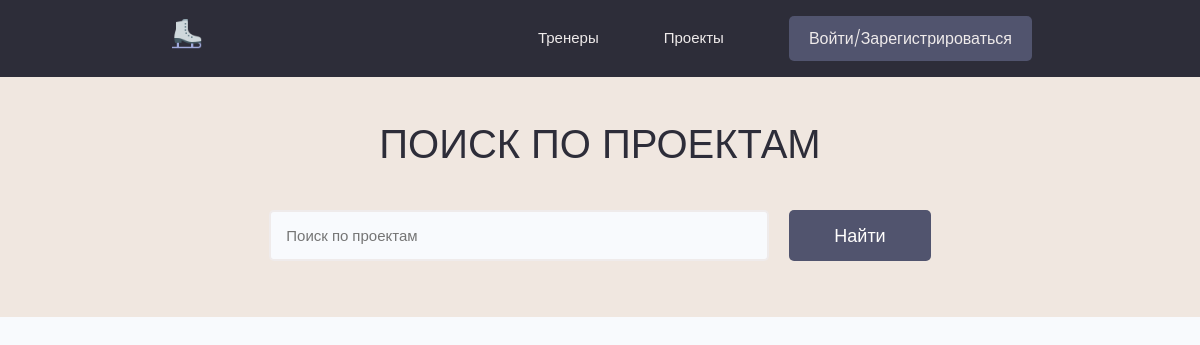
The app's page /projects/, older data.
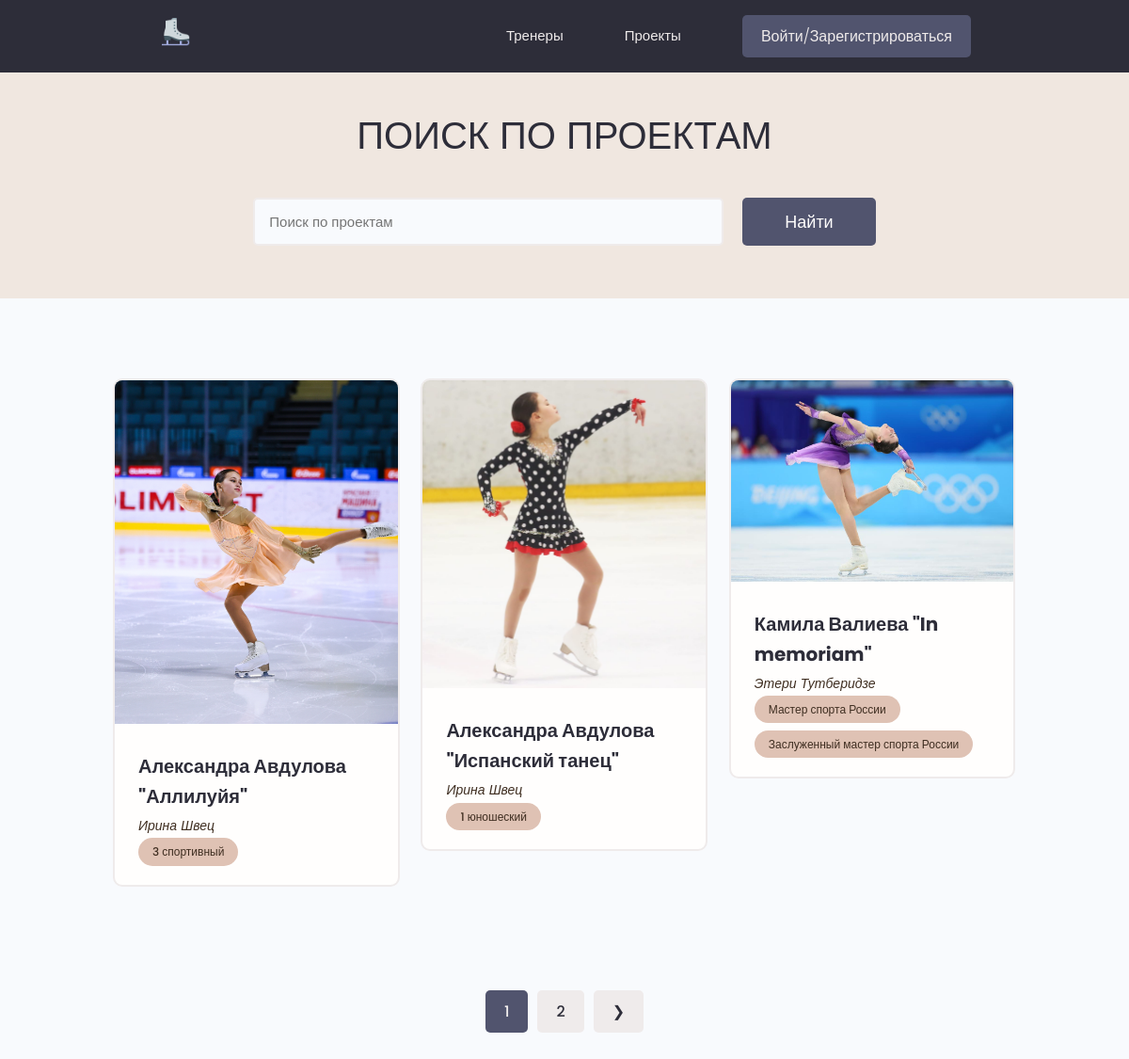
The same page, newer data.
### projects/models.py (models this page shows, shortened)
class Project(models.Model):
    owner = models.ForeignKey(Profile, on_delete=models.SET_NULL, null=True, blank=True)
    title = models.CharField(max_length=200)
    description = models.TextField(null=True, blank=True)
    featured_image = models.ImageField(null=True, blank=True, upload_to="projects/%Y/%m/%d/", default="default.jpg")
    demo_link = models.CharField(max_length=2000, null=True, blank=True)
    source_link = models.CharField(max_length=2000, null=True, blank=True)
    tags = models.ManyToManyField('Tag', blank=True)
    created = models.DateTimeField(auto_now_add=True)

class Tag(models.Model):
    name = models.CharField(max_length=200)
    created = models.DateTimeField(auto_now_add=True)
    def __str__(self):
        return self.name

### users/models.py (models this page shows, shortened)
class Profile(models.Model):
    user = models.OneToOneField(User, on_delete=models.CASCADE, null=True, blank=True)
    name = models.CharField(max_length=200, null=True, blank=True)
    email = models.EmailField(max_length=500, null=True, blank=True)
    username = models.CharField(max_length=200, null=True, blank=True)
    short_info = models.CharField(max_length=200, null=True, blank=True)
    bio = models.TextField(null=True, blank=True)
    profile_image = models.ImageField(null=True, blank=True, upload_to='profiles/', default='profiles/user-default.png')
    social_youtube = models.CharField(max_length=200, null=True, blank=True)
    social_website = models.CharField(max_length=200, null=True, blank=True)
    created = models.DateTimeField(auto_now_add=True)

### projects/views.py (the view)
# urls.py: path("", views.projects, name="projects"),
def projects(request):
    pr, search_query = search_project(request)
    page = request.GET.get('page')
    results = 3
    paginator = Paginator(pr, results)
    try:
        pr = paginator.page(page)
    except PageNotAnInteger:
        page = 1
        pr = paginator.page(page)
    except EmptyPage:
        page = paginator.num_pages
        pr = paginator.page(page)
    left_index = int(page) - 4
    if left_index < 1:
        left_index = 1
    right_index = int(page) + 5
    if right_index > paginator.num_pages:
        right_index = paginator.num_pages + 1
    custom_range = range(left_index, right_index)
    context = {
        'projects': pr,
        'search_query': search_query,
        "paginator": paginator,
        "custom_range": custom_range
    }
    return render(request, "projects/projects.html", context)

### projects/utils.py (called while the page is built)
def search_project(request):
    search_query = ""
    if request.GET.get('search_query'):
        search_query = request.GET.get('search_query')
    tags = Tag.objects.filter(name__icontains=search_query)
    projects = Project.objects.distinct().filter(Q(title__icontains=search_query) |
                                                 Q(description__icontains=search_query) |
                                                 Q(tags__in=tags)
                                                 )
    return projects, search_query

### projects/templates/projects/projects.html (shortened to what this page needs)
{% extends 'projects/base.html' %}
{% block content %}
<main class="projects">
    <section class="hero-section text-center">
        <div class="container container--narrow">
            <div class="hero-section__box">
                <h2>Поиск по проектам</h2>
            </div>
            <div class="hero-section__search">
                <form class="form" action="{% url 'projects' %}" method="get">
                    <div class="form__field">
                        <input class="input input--text" id="formInput#search" type="text" name="search_query"
                               value="{{ search_query }}"
                               placeholder="Поиск по проектам"/>
                    </div>
                    <input class="btn btn--sub btn--lg" type="submit" value="Найти"/>
                </form>
            </div>
        </div>
    </section>
    <section class="projectsList">
        <div class="container">
            <div class="grid grid--three">
                {% for project in projects %}
                <div class="column">
                    <div class="card project">
                        <a href="{% url 'project' project.id %}" class="project">
                            <img class="project__thumbnail" src="{{ project.featured_image.url }}"
                                 alt="project thumbnail"/>
                            <div class="card__body">
                                <h3 class="project__title">{{ project.title }}</h3>
                                <p><a class="project__author" href="{% url 'user_profile' project.owner.id %}">
                                    {{ project.owner.name }}</a></p>
                                <div class="project__tags">
                                    {% for tag in project.tags.all %}
                                    <span class="tag tag--pill tag--main">
                                        <small>{{ tag }}</small>
                                    </span>
                                    {% endfor %}
                                </div>
                            </div>
                        </a>
                    </div>
                </div>
                {% endfor %}
            </div>
        </div>
    </section>
    {% if projects.has_other_pages %}
    <div class="pagination">
        <ul class="container">
            {% for page in custom_range %}
            {% if page == projects.number %}
            <li><a href="?page={{page}}" class="btn page-link btn--sub">{{ page }}</a></li>
            {% else %}
            <li><a href="?page={{page}}" class="btn page-link">{{ page }}</a></li>
            {% endif %}
            {% endfor %}
            {% if projects.has_next %}
            <li><a href="?page={{ projects.next_page_number }}" class="btn page-link">&#10095;</a></li>
            {% endif %}
        </ul>
    </div>
    {% endif %}
</main>
{% endblock %}

### projects/templates/projects/base.html (shortened to what this page needs)
{% load static %}
<!DOCTYPE html>
<html lang="en">
<head>
    <link rel="stylesheet" href="{% static 'uikit/styles/uikit.css' %}"/>
    <link rel="stylesheet" href="{% static 'styles/app.css' %}"/>
</head>
<body>
{% include 'projects/navbar.html' %}
{% block content %}
{% endblock %}
</body>
</html>

### projects/templates/projects/navbar.html (shortened to what this page needs)
{% load static %}
<header class="header">
    <div class="container container--narrow">
        <a href="{% url 'profiles' %}" class="header__logo">
            <img src="{% static 'images/logo.png' %}" alt="Logo"/>
        </a>
        <nav class="header__nav">
            <ul class="header__menu">
                <li class="header__menuItem"><a href="{% url 'profiles' %}">Тренеры</a></li>
                <li class="header__menuItem"><a href="{% url 'projects' %}">Проекты</a></li>
                {% if request.user.is_authenticated %}
                <li class="header__menuItem"><a href="{% url 'inbox' %}">Сообщения</a></li>
                <li class="header__menuItem"><a href="{% url 'account' %}">Профиль</a></li>
                <li class="header__menuItem"><a href="{% url 'create_project' %}">Добавить проект</a></li>
                <li class="header__menuItem"><a href="{% url 'logout' %}" class="btn btn--sub">Выйти</a></li>
                {% else %}
                <li class="header__menuItem"><a href="{% url 'login' %}" class="btn btn--sub">Войти/Зарегистрироваться</a></li>
                {% endif %}
            </ul>
        </nav>
    </div>
</header>

### projects/static/styles/app.css (style rules this page uses)
:root { --color-sub: #2d2d39; }
.btn--sub { background-color: var(--color-sub-light); }
.card { border: 2px solid var(--color-light); }
img { width: 100%; }
.header { position: sticky; z-index: 111; background-color: var(--color-sub); padding: 1.5rem 0; }
.header > .container { display: flex; justify-content: space-between; align-items: center; }
.header__logo > img { height: 3.8rem; }
.header__nav > ul { display: inline-flex; align-items: center; list-style: none; gap: 6.5rem; }
.header__menuItem > a { color: var(--color-light); font-weight: 300; }
.hero-section { height: 40vh; display: flex; align-items: center; background-color: var(--color-sub); }
.hero-section__box { margin-bottom: 4rem; }
.hero-section__box > h2, .hero-section__box > h2 > span { font-size: 4rem; color: var(--color-light); line-height: 1.3; text-transform: uppercase; }
.hero-section__box > h2 { font-weight: 300; }
.hero-section__search > .form { display: flex; align-items: center; justify-content: center; gap: 2rem; }
.hero-section__search > .form input.input--text { width: 50rem; }
.pagination { margin-top: 8rem; margin-bottom: 10rem; }
.pagination > ul { flex-wrap: wrap; list-style: none; display: flex; align-items: center; justify-content: center; gap: 1rem; }
.pagination .btn { color: var(--color-sub); }
.pagination .btn.btn--sub { color: var(--color-light); }
.project__author { font-size: 1.4rem; font-style: italic; }
.projects > .hero-section { background: var(--color-sub-lighter); height: 30vh; }
.projects .hero-section__box { margin-bottom: 2.5rem; }
.projects .hero-section__box > h2 { color: var(--color-sub); }
.projectsList { margin-top: 8rem; }
.project__thumbnail { object-fit: cover; object-position: top center; width: 100%; }
.project__title { font-size: 2rem; font-weight: 700; color: var(--color-sub); }

### projects/static/uikit/styles/modules/_variables.css (style rules this page uses)
:root { --color-main: #3f2e21; --color-main-light: #dfc2b4; --color-sub: #2d2d39; --color-sub-light: #51546e; --color-sub-lighter: #f0e7e0; --color-text: #737373; --color-gray: #8b8b8b; --color-light: #efebeb; --color-light-gray: #767676; --color-bg: #f8fafd; --color-white: #fffefd; --color-white-light: #f3f3f3; --color-success: #359e64; --color-success-bg: #def8e8; --color-error: #fc4b0b; --color-error-bg: #fff2ee; --font-base: 'Poppins', arial, helvetica, 'Segoe UI', roboto, ubuntu, sans-serif; --font-monospace: 'Fira Code', 'Courier New', courier, monospace; --font-regular: 300; --font-medium: 500; --font-bold: 700; --generic-shadow: 1px 1px 5px #00000010; --generic-transition: all 0.3s ease-in-out; }

### projects/static/uikit/styles/modules/_base.css (style rules this page uses)
* { margin: 0; padding: 0; box-sizing: border-box; text-rendering: optimizeLegibility; color: inherit; font-size: inherit; }
html { font-size: 50%; }
@media only screen and (min-width: 480px) { html { font-size: 56.25%; } }
@media only screen and (min-width: 1200px) { html { font-size: 62.5%; } }
body { line-height: 1.6; font-weight: 400; font-size: 1.5rem; color: var(--color-text); background-color: var(--color-bg); min-height: 100vh; }

### projects/static/uikit/styles/modules/_typography.css (style rules this page uses)
* { font-family: var(--font-base); }
h2 { font-size: 3.6rem; font-weight: var(--font-bold); }
h3 { font-size: 3.2rem; font-weight: var(--font-medium); }
p, span, strong { font-size: 1.6rem; color: var(--color-text); font-weight: var(--font-regular); }
a { padding-bottom: 2px; text-decoration: none; display: inline-block; color: var(--color-main); font-weight: var(--font-medium); }

### projects/static/uikit/styles/modules/_utilities.css (style rules this page uses)
.container { width: 92%; max-width: 165rem; margin: 0 auto; box-sizing: border-box; }
.container--narrow { width: 92%; max-width: 120rem; }
@media screen and (min-width: 1000px) { .container { width: 90%; } }
@media screen and (min-width: 1000px) { .container--narrow { width: 85%; } }
@media screen and (min-width: 1200px) { .container { width: 80%; } }
@media screen and (min-width: 1200px) { .container--narrow { width: 72%; } }
.text-center { text-align: center; }

### projects/static/uikit/styles/modules/_card.css (style rules this page uses)
.card { border-radius: 1rem; background-color: var(--color-white); border: 1.5px solid var(--color-light); width: auto; height: auto; margin-top: 0.5rem; margin-bottom: 0.5rem; overflow: hidden; }
.card__body, .card__header { padding: 2rem 2.5rem; }

### projects/static/uikit/styles/modules/_form.css (style rules this page uses)
.form { display: block; }
.form__field { margin-top: 1.5rem; margin-bottom: 1.5rem; }
input.input[type='text'], input.input[type='email'], input.input[type='password'], input.input[type='number'], textarea.input { min-width: 24rem; width: 100%; padding: 1.2rem 1.5rem; border-radius: 0.5rem; border: 2px solid var(--color-light); transition: all 0.3s ease-in-out; background-color: var(--color-bg); }

Row changes from the older to the newer data that the page shows:
added Project: featured_image (picture), title "Александра Авдулова \"Аллилуйя\"", owner.name "Ирина Швец"
added Tag: name "3 спортивный", shown under "Александра Авдулова \"Аллилуйя\""
added Project: featured_image (picture), title "Александра Авдулова \"Испанский танец\"", owner.name "Ирина Швец"
added Tag: name "1 юношеский", shown under "Александра Авдулова \"Испанский танец\""
added Project: featured_image (picture), title "Камила Валиева \"In memoriam\"", owner.name "Этери Тутберидзе"
added Tag: name "Мастер спорта России", shown under "Камила Валиева \"In memoriam\""
added Tag: name "Заслуженный мастер спорта России", shown under "Камила Валиева \"In memoriam\""
Text that changed along with them:
new list line: "1"
new list line: "2"
